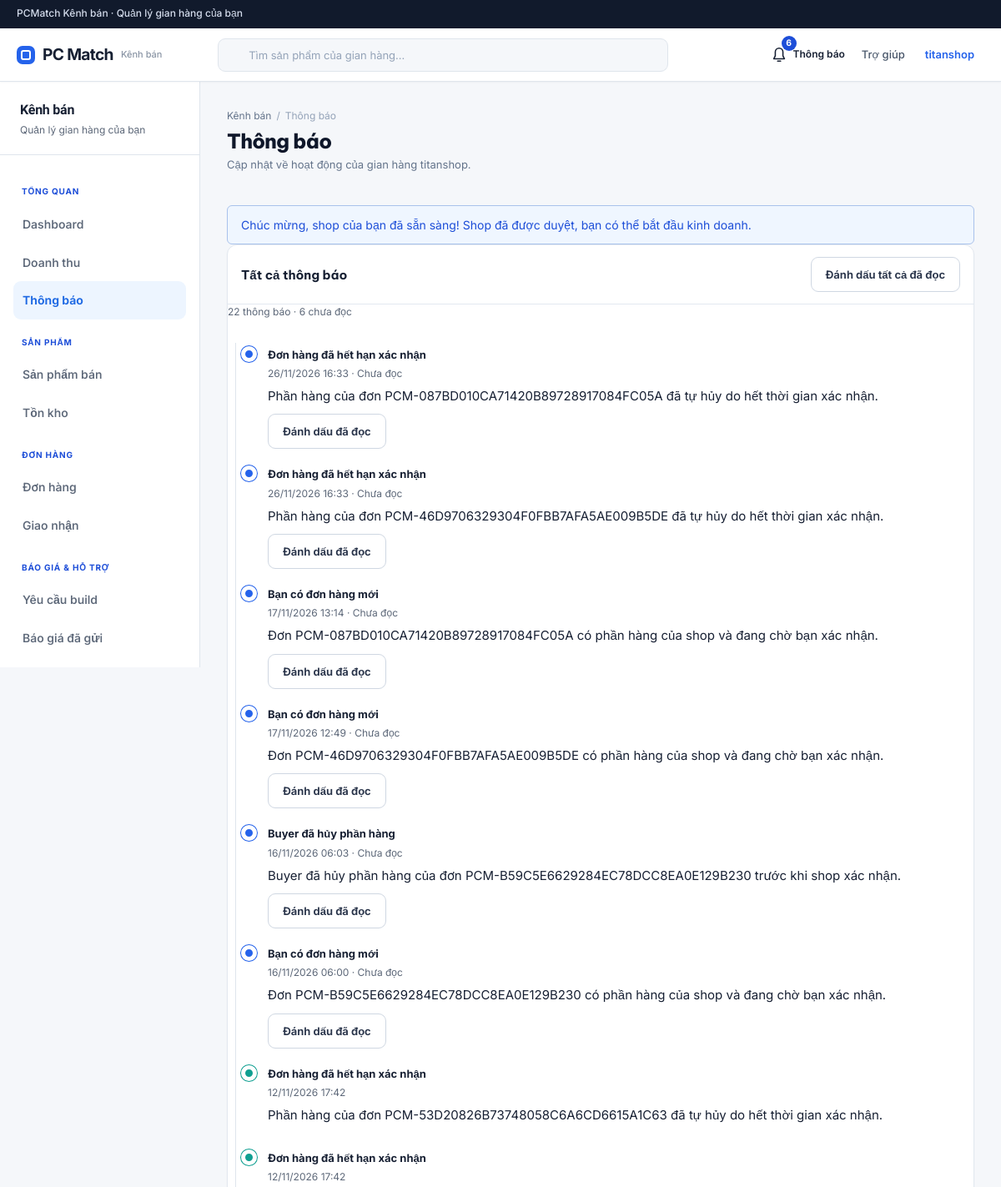
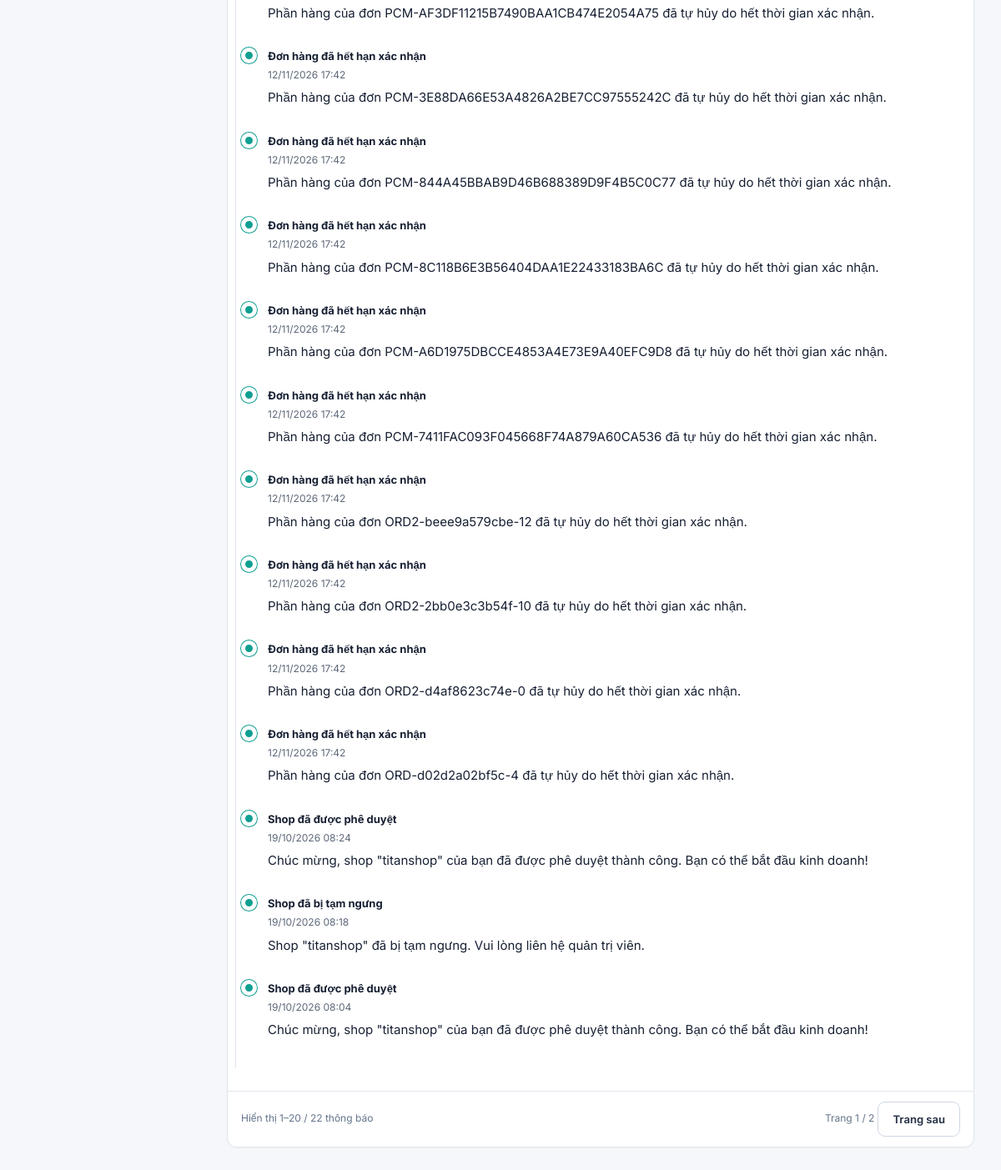
Page /shop/notifications/ (signed in) on the committed database (2 pictures, top to bottom).
### shops/models.py (models this page shows, shortened)
class Shop(models.Model):
    STATUS_CHOICES = [
        ('PENDING', 'Chờ duyệt'),
        ('ACTIVE', 'Đã duyệt'),
        ('REJECTED', 'Bị từ chối'),
        ('SUSPENDED', 'Bị khóa / tạm ngưng'),
    ]
    LEGAL_ENTITY_CHOICES = [
        ('INDIVIDUAL', 'Cá nhân'),
        ('HOUSEHOLD', 'Hộ kinh doanh'),
        ('COMPANY', 'Công ty'),
    ]
    shop_id = models.BigAutoField(primary_key=True)
    owner = models.ForeignKey(settings.AUTH_USER_MODEL, on_delete=models.CASCADE, related_name='shop')
    shop_name = models.CharField(max_length=150)
    slug = models.SlugField(max_length=180, unique=True, blank=True, null=True)
    description = models.TextField(blank=True)
    logo = models.ImageField(upload_to='shop_logo/', blank=True)
    cover_image = models.ImageField(upload_to='shop_cover/', blank=True)
    business_categories = models.CharField(max_length=255, blank=True)
    phone = models.CharField(max_length=20)
    address = models.CharField(max_length=255)
    province = models.CharField(max_length=120, blank=True)
    district = models.CharField(max_length=120, blank=True)
    ward = models.CharField(max_length=120, blank=True)
    contact_email = models.EmailField(blank=True)
    contact_phone_verified = models.BooleanField(default=False)
    contact_email_verified = models.BooleanField(default=False)
    working_hours = models.CharField(max_length=255, blank=True)
    warranty_policy = models.TextField(blank=True)
    return_policy = models.TextField(blank=True)
    legal_entity_type = models.CharField(max_length=20, choices=LEGAL_ENTITY_CHOICES, blank=True)
    representative_name = models.CharField(max_length=150, blank=True)
    representative_birth_date = models.DateField(null=True, blank=True)
    id_number = models.CharField(max_length=30, blank=True)
    id_card_front = models.FileField(upload_to='shop_docs/', blank=True)
    id_card_back = models.FileField(upload_to='shop_docs/', blank=True)
    tax_number = models.CharField(max_length=50, blank=True)
    bank_name = models.CharField(max_length=120, blank=True)
    bank_account_number = models.CharField(max_length=50, blank=True)
    bank_account_holder = models.CharField(max_length=150, blank=True)
    bank_branch = models.CharField(max_length=150, blank=True)
    shipping_carriers = models.CharField(max_length=255, blank=True)
    pickup_address = models.TextField(blank=True)
    return_address = models.TextField(blank=True)
    processing_time_days = models.PositiveSmallIntegerField(default=1)
    default_shipping_fee = models.DecimalField(max_digits=12, decimal_places=2, default=0)
    status = models.CharField(max_length=20, choices=STATUS_CHOICES, default='PENDING')
    identity_verified = models.BooleanField(default=False)
    admin_note = models.TextField(blank=True)
    platform_fee_percent = models.DecimalField(max_digits=5, decimal_places=2, default=5.00)
    id_card = models.FileField(upload_to='shop_docs/', blank=True)
    business_license = models.FileField(upload_to='shop_docs/', blank=True)
    legal_submitted_at = models.DateTimeField(null=True, blank=True)
    created_at = models.DateTimeField(auto_now_add=True)
    updated_at = models.DateTimeField(auto_now=True)

### users/models.py (models this page shows, shortened)
class User(AbstractUser):
    STATUS_CHOICES = [
        ('ACTIVE', 'Active'),
        ('INACTIVE', 'Inactive'),
        ('LOCKED', 'Locked'),
    ]
    ROLE_CHOICES = [
        ('CUSTOMER', 'Customer'),
        ('BUYER', 'Buyer'),
        ('SELLER', 'Seller'),
        ('ADMIN', 'Admin'),
    ]
    full_name = models.CharField(max_length=100)
    email = models.EmailField(unique=True)
    phone = models.CharField(max_length=20, blank=True)
    avatar = models.ImageField(upload_to='avatar/', blank=True)
    role = models.CharField(max_length=20, choices=ROLE_CHOICES, default='CUSTOMER')
    status = models.CharField(max_length=20, choices=STATUS_CHOICES, default='ACTIVE')
    email_verified = models.BooleanField(default=False)
    phone_verified = models.BooleanField(default=False)
    two_factor_enabled = models.BooleanField(
        default=False,
        help_text='Bật để yêu cầu mã OTP khi đăng nhập khu vực quản trị.',
    )
    created_at = models.DateTimeField(auto_now_add=True)
    updated_at = models.DateTimeField(auto_now=True)

### notifications/models.py (models this page shows, shortened)
class Notification(models.Model):
    notification_id = models.BigAutoField(primary_key=True)
    user = models.ForeignKey(settings.AUTH_USER_MODEL, on_delete=models.CASCADE, related_name='notifications')
    title = models.CharField(max_length=255)
    message = models.TextField()
    type = models.CharField(max_length=50, blank=True)
    is_read = models.BooleanField(default=False)
    created_at = models.DateTimeField(auto_now_add=True)

### shops/views.py (the view, shortened to what this page needs)
# urls.py: path('shop/notifications/', shop_views.shop_notifications, name='shop_notifications'),
@require_http_methods(['GET', 'POST'])
@shop_required
def shop_notifications(request):
    shop = _owned_shop(request.user)
    if shop is None or shop.status != 'ACTIVE':
        return redirect('shop_dashboard')
    notifications = request.user.notifications.order_by('-created_at', '-pk')
    notification_page = Paginator(notifications, 20).get_page(request.GET.get('page'))
    return render(request, 'shop/notifications.html', {
        'page_name': 'notifications',
        'page_section': 'shop',
        'page_title': 'Thông báo',
        'shop': shop,
        'notifications': notification_page,
        'notifications_page': notification_page,
        'notification_total': notifications.count(),
        'unread_notification_count': notifications.filter(is_read=False).count(),
        'filter_query': '',
    })

### PCMatch/pages.py (called while the page is built)
def route_name(section, page):
    return f'{section}_{page.replace("-", "_")}'

### products/comparison.py (called while the page is built)
def parse_product_ids(values):
    ids = []
    for value in ','.join(str(value) for value in values[:4])[:100].split(','):
        if value.isascii() and value.isdigit() and len(value) <= 18:
            product_id = int(value)
            if product_id not in ids:
                ids.append(product_id)
        if len(ids) == 4:
            break
    return ids

def comparison_products(ids):
    found = {
        product.pk: product for product in Product.objects.filter(pk__in=ids)
        .select_related('category', 'brand', 'shop').prefetch_related('specifications')
    }
    return [found[product_id] for product_id in ids if product_id in found]

def session_products(request):
    return comparison_products(parse_product_ids(request.session.get(SESSION_KEY, [])))

### shops/views.py (called while the page is built)
def _owned_shop(user):
    return Shop.objects.filter(owner=user).order_by('pk').first()

### users/views.py (called while the page is built)
def _is_live_account(user):
    return (
            user.is_authenticated
            and user.is_active
            and getattr(user, 'status', 'ACTIVE') == 'ACTIVE'
    )

def is_active_seller(user):
    return (
            _is_live_account(user)
            and getattr(user, 'role', '') in SELLER_ROLES
            and not user.is_staff
            and not user.is_superuser
    )

def is_staff_user(user):
    return (
            user.is_authenticated
            and user.is_active
            and getattr(user, 'status', 'ACTIVE') == 'ACTIVE'
            and (user.is_staff or getattr(user, 'role', '') == 'ADMIN')
    )

### templates/shop/notifications.html (shortened to what this page needs)
{% extends 'includes/shop/base.html' %}
{% block content %}
    <section class="sa-page-heading">
        <div>
            <div class="sa-breadcrumbs">
                <a href="{% url 'shop_dashboard' %}">
                    Kênh bán
                </a>
                <span>
                    /
                </span>
                <span>
                    Thông báo
                </span>
            </div>
            <h1>
                Thông báo
            </h1>
            <p>
                Cập nhật về hoạt động của gian hàng {{ shop.shop_name }}.
            </p>
        </div>
    </section>
    {% if shop.status == 'ACTIVE' %}
    <div class="message message--info" role="status">
        Chúc mừng, shop của bạn đã sẵn sàng! Shop đã được duyệt, bạn có thể bắt đầu kinh doanh.
    </div>
    {% endif %}
    <section class="sa-table-card">
        <div class="sa-table-toolbar">
            <h2>
                Tất cả thông báo
            </h2>
            {% if unread_notification_count %}
            <form method="post">
                <button class="btn btn--secondary" type="submit">Đánh dấu tất cả đã đọc</button>
            </form>
            {% endif %}
        </div>
        <p class="sa-notification-count">{{ notification_total }} thông báo · {{ unread_notification_count }} chưa đọc</p>
        <ol class="timeline sa-notification-timeline">
            {% for note in notifications %}
            <li class="timeline__item{% if note.is_read %} is-done{% else %} is-current{% endif %}">
                <span class="timeline__dot" aria-hidden="true"></span>
                <div class="timeline__content">
                    <strong>{{ note.title }}</strong>
                    <small>{{ note.created_at|date:"d/m/Y H:i" }}{% if not note.is_read %} · Chưa đọc{% endif %}</small>
                    <p>{{ note.message }}</p>
                    {% if not note.is_read %}
                    <form method="post">
                        <button class="btn btn--secondary" type="submit">Đánh dấu đã đọc</button>
                    </form>
                    {% endif %}
                </div>
            </li>
            {% empty %}
            <li class="sa-notification-empty">Chưa có thông báo nào.</li>
            {% endfor %}
        </ol>
        {% if notifications_page.has_other_pages %}
        <footer class="sa-table-pagination">
            <p>Hiển thị {{ notifications_page.start_index }}–{{ notifications_page.end_index }} / {{ notifications_page.paginator.count }} thông báo</p>
            <nav aria-label="Phân trang thông báo">
                <span>Trang {{ notifications_page.number }} / {{ notifications_page.paginator.num_pages }}</span>
                {% if notifications_page.has_next %}<a class="btn btn--secondary" href="?page={{ notifications_page.next_page_number }}">Trang sau</a>{% endif %}
            </nav>
        </footer>
        {% endif %}
    </section>
{% endblock %}

### templates/includes/shop/header.html (shortened to what this page needs)
<header class="sa-topbar" id="shop-topbar">
    <a class="sa-logo" href="{% url 'home' %}">
        <i class="sa-logo__mark">
        </i>
        <span>
            PC Match
        </span>
        <em>
            Kênh bán
        </em>
    </a>
    <form class="sa-search" method="get" action="{% url 'shop_offers' %}">
        <input id="shop-search" name="q" value="{{ q }}" placeholder="Tìm sản phẩm của gian hàng...">
    </form>
    {% if request.user.is_authenticated %}
        <div class="sa-topbar__right">
            <div class="sa-notification">
                <a href="{% url 'shop_notifications' %}"
                   aria-label="Thông báo{% if notification_count %}, {{ notification_count }} chưa đọc{% endif %}">
                    <svg width="22" height="22" viewBox="0 0 24 24" fill="none" stroke="currentColor" stroke-width="1.7"
                         stroke-linecap="round" stroke-linejoin="round" aria-hidden="true">
                        <path d="M5 17h14l-2-4V8a5 5 0 0 0-10 0v5l-2 4Zm5 3h4"/>
                    </svg>
                    <span>Thông báo</span>
                    {% if notification_count %}<b>{% if notification_count > 99 %}99+{% else %}
                        {{ notification_count }}{% endif %}</b>{% endif %}
                </a>
            </div>
            <a class="sa-topbar-help" href="{% url 'buyer_help' %}">
                Trợ giúp
            </a>
            <details class="sa-user-dropdown" id="shop-user-dropdown">
                <summary class="sa-user-btn" id="shop-user-btn">
                    {{ shop.shop_name|default:request.user.full_name|default:request.user.username }}
                </summary>
            </details>
        </div>
    {% else %}
        <a class="btn btn--secondary" href="{% url 'auth_login' %}?next={{ request.get_full_path|urlencode }}">
            Đăng nhập
        </a>
    {% endif %}
</header>

### static/css/tokens.css (style rules this page uses)
:root { --color-cobalt: #135fd2; --color-cobalt-deep: #0b3a86; --color-cobalt-soft: #eef4ff; --color-teal: #05877e; --color-teal-deep: #075f59; --color-teal-soft: #effaf9; --color-amber: #c87500; --color-amber-deep: #7a4600; --color-amber-soft: #fff7e8; --color-red: #c63b4b; --color-red-deep: #8f2533; --color-red-soft: #fff0f2; --color-ink: #15202b; --color-slate: #566370; --color-canvas: #f2f5f6; --color-surface: #ffffff; --color-border: #ccd6dc; --color-muted: #e7edf0; --color-muted-strong: #d5dfe4; --font-display: "Saira Semi Condensed", "Arial Narrow", sans-serif; --font-body: "Be Vietnam Pro", Arial, sans-serif; --text-xs: 0.6875rem; --text-sm: 0.8125rem; --text-base: 1rem; --text-lg: 1.125rem; --text-xl: 1.375rem; --text-2xl: clamp(1.75rem, 3vw, 2.5rem); --text-3xl: clamp(2.25rem, 4.2vw, 4rem); --text-display: clamp(3rem, 6vw, 6rem); --space-1: 0.25rem; --space-2: 0.5rem; --space-3: 0.75rem; --space-4: 1rem; --space-5: 1.25rem; --space-6: 1.5rem; --space-8: 2rem; --space-10: 2.5rem; --space-12: 3rem; --space-16: 4rem; --space-18: 4.5rem; --radius-control: 2px; --radius-panel: 4px; --radius-status: 999px; --border: 1px solid var(--color-border); --shadow-float: 0 8px 24px rgba(21, 32, 43, 0.12); --shadow-overlay: 0 20px 60px rgba(21, 32, 43, 0.18); --ease-signal: 160ms cubic-bezier(0.2, 0.8, 0.2, 1); --ease-panel: 220ms cubic-bezier(0.2, 0.7, 0.2, 1); --container: 1480px; --sidebar: 248px; }

### static/css/base.css (style rules this page uses)
*, *::before, *::after { box-sizing: border-box; }
html { scroll-behavior: smooth; }
body { margin: 0; background: var(--color-canvas); color: var(--color-ink); font-family: var(--font-body); font-size: var(--text-base); line-height: 1.6; text-rendering: optimizeLegibility; -webkit-font-smoothing: antialiased; }
* { scrollbar-color: var(--color-slate) var(--color-muted); scrollbar-width: thin; }
a { color: inherit; text-decoration-color: var(--color-cobalt); text-underline-offset: 0.22em; }
button, input, select, textarea { font: inherit; }
button, a { -webkit-tap-highlight-color: transparent; }
button { cursor: pointer; }
img, svg { display: block; max-width: 100%; }
h1, h2, h3, h4, p { margin-top: 0; }
h1, h2, h3, h4 { font-family: var(--font-display); text-wrap: balance; }
h1 { max-width: 14ch; font-size: var(--text-display); line-height: 0.9; letter-spacing: -0.04em; }
h2 { margin-bottom: var(--space-4); font-size: var(--text-3xl); line-height: 1; letter-spacing: -0.025em; }
p { max-width: 72ch; }
.stack > *, .cluster > *, .panel, main, section, article, aside { min-width: 0; }
body { background-color: var(--color-canvas); background-image: linear-gradient(rgba(21, 32, 43, 0.028) 1px, transparent 1px), linear-gradient(90deg, rgba(21, 32, 43, 0.028) 1px, transparent 1px); background-position: -1px -1px; background-size: 32px 32px; }
a { transition: color var(--ease-signal), background-color var(--ease-signal), border-color var(--ease-signal); }
input::placeholder, textarea::placeholder { color: #74818c; opacity: 1; }

### rows in the picture
Shop: shop_name "titanshop"
Notification: title "Đơn hàng đã hết hạn xác nhận", created_at "26/11/2026 16:33", is_read "· Chưa đọc", message "Phần hàng của đơn PCM-087BD010CA71420B89728917084FC05A đã tự hủy do hết thời gian xác nhận."
Notification: title "Đơn hàng đã hết hạn xác nhận", created_at "26/11/2026 16:33", is_read "· Chưa đọc", message "Phần hàng của đơn PCM-46D9706329304F0FBB7AFA5AE009B5DE đã tự hủy do hết thời gian xác nhận."
Notification: title "Bạn có đơn hàng mới", created_at "17/11/2026 13:14", is_read "· Chưa đọc", message "Đơn PCM-087BD010CA71420B89728917084FC05A có phần hàng của shop và đang chờ bạn xác nhận."
Notification: title "Bạn có đơn hàng mới", created_at "17/11/2026 12:49", is_read "· Chưa đọc", message "Đơn PCM-46D9706329304F0FBB7AFA5AE009B5DE có phần hàng của shop và đang chờ bạn xác nhận."
Notification: title "Buyer đã hủy phần hàng", created_at "16/11/2026 06:03", is_read "· Chưa đọc", message "Buyer đã hủy phần hàng của đơn PCM-B59C5E6629284EC78DCC8EA0E129B230 trước khi shop xác nhận."
Notification: title "Bạn có đơn hàng mới", created_at "16/11/2026 06:00", is_read "· Chưa đọc", message "Đơn PCM-B59C5E6629284EC78DCC8EA0E129B230 có phần hàng của shop và đang chờ bạn xác nhận."
Notification: title "Đơn hàng đã hết hạn xác nhận", created_at "12/11/2026 17:42", message "Phần hàng của đơn PCM-53D20826B73748058C6A6CD6615A1C63 đã tự hủy do hết thời gian xác nhận."
Notification: title "Đơn hàng đã hết hạn xác nhận", created_at "12/11/2026 17:42", message "Phần hàng của đơn PCM-AF3DF11215B7490BAA1CB474E2054A75 đã tự hủy do hết thời gian xác nhận."
Notification: title "Đơn hàng đã hết hạn xác nhận", created_at "12/11/2026 17:42", message "Phần hàng của đơn PCM-3E88DA66E53A4826A2BE7CC97555242C đã tự hủy do hết thời gian xác nhận."
Notification: title "Đơn hàng đã hết hạn xác nhận", created_at "12/11/2026 17:42", message "Phần hàng của đơn PCM-844A45BBAB9D46B688389D9F4B5C0C77 đã tự hủy do hết thời gian xác nhận."
Notification: title "Đơn hàng đã hết hạn xác nhận", created_at "12/11/2026 17:42", message "Phần hàng của đơn PCM-8C118B6E3B56404DAA1E22433183BA6C đã tự hủy do hết thời gian xác nhận."
Notification: title "Đơn hàng đã hết hạn xác nhận", created_at "12/11/2026 17:42", message "Phần hàng của đơn PCM-A6D1975DBCCE4853A4E73E9A40EFC9D8 đã tự hủy do hết thời gian xác nhận."
Notification: title "Đơn hàng đã hết hạn xác nhận", created_at "12/11/2026 17:42", message "Phần hàng của đơn PCM-7411FAC093F045668F74A879A60CA536 đã tự hủy do hết thời gian xác nhận."
Notification: title "Đơn hàng đã hết hạn xác nhận", created_at "12/11/2026 17:42", message "Phần hàng của đơn ORD2-beee9a579cbe-12 đã tự hủy do hết thời gian xác nhận."
Notification: title "Đơn hàng đã hết hạn xác nhận", created_at "12/11/2026 17:42", message "Phần hàng của đơn ORD2-2bb0e3c3b54f-10 đã tự hủy do hết thời gian xác nhận."
Notification: title "Đơn hàng đã hết hạn xác nhận", created_at "12/11/2026 17:42", message "Phần hàng của đơn ORD2-d4af8623c74e-0 đã tự hủy do hết thời gian xác nhận."
Notification: title "Đơn hàng đã hết hạn xác nhận", created_at "12/11/2026 17:42", message "Phần hàng của đơn ORD-d02d2a02bf5c-4 đã tự hủy do hết thời gian xác nhận."
Notification: title "Shop đã được phê duyệt", created_at "19/10/2026 08:24", message "Chúc mừng, shop \"titanshop\" của bạn đã được phê duyệt thành công. Bạn có thể bắt đầu kinh doanh!"
Notification: title "Shop đã bị tạm ngưng", created_at "19/10/2026 08:18", message "Shop \"titanshop\" đã bị tạm ngưng. Vui lòng liên hệ quản trị viên."
Notification: title "Shop đã được phê duyệt", created_at "19/10/2026 08:04", message "Chúc mừng, shop \"titanshop\" của bạn đã được phê duyệt thành công. Bạn có thể bắt đầu kinh doanh!"

### other values in the picture
{{ notification_count }} "6"
{{ notification_total }} "22"
{{ unread_notification_count }} "6"
{{ notifications_page.start_index }} "1"
{{ notifications_page.end_index }} "20"
{{ notifications_page.paginator.count }} "22"
{{ notifications_page.number }} "1"
{{ notifications_page.paginator.num_pages }} "2"
